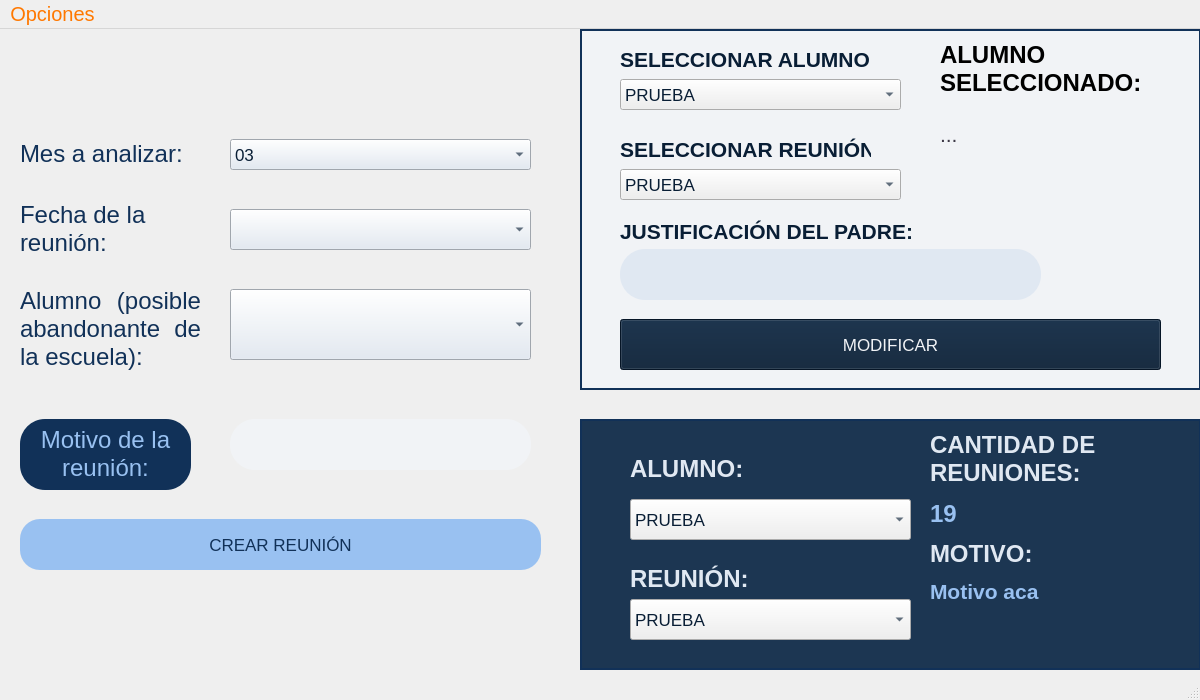
<?xml version="1.0" encoding="UTF-8"?>
<ui version="4.0">
 <class>reuniones</class>
 <widget class="QMainWindow" name="reuniones">
  <property name="geometry">
   <rect>
    <x>0</x>
    <y>0</y>
    <width>1200</width>
    <height>700</height>
   </rect>
  </property>
  <property name="windowTitle">
   <string>MainWindow</string>
  </property>
  <widget class="QWidget" name="centralwidget">
   <widget class="QLabel" name="label_alumno">
    <property name="geometry">
     <rect>
      <x>20</x>
      <y>250</y>
      <width>181</width>
      <height>101</height>
     </rect>
    </property>
    <property name="font">
     <font>
      <pointsize>18</pointsize>
      <fontweight>Medium</fontweight>
     </font>
    </property>
    <property name="text">
     <string>&lt;html&gt;&lt;head/&gt;&lt;body&gt;&lt;p align=&quot;justify&quot;&gt;&lt;span style=&quot; color:#113158;&quot;&gt;Alumno (posible abandonante de la escuela):&lt;/span&gt;&lt;/p&gt;&lt;/body&gt;&lt;/html&gt;</string>
    </property>
    <property name="wordWrap">
     <bool>true</bool>
    </property>
   </widget>
   <widget class="QComboBox" name="comboBox_alumno">
    <property name="geometry">
     <rect>
      <x>230</x>
      <y>260</y>
      <width>301</width>
      <height>71</height>
     </rect>
    </property>
    <property name="font">
     <font>
      <pointsize>13</pointsize>
     </font>
    </property>
    <property name="styleSheet">
     <string notr="true">
background-color: rgb(224, 232, 242);
selection-background-color: rgb(241, 243, 246);
alternate-background-color: rgb(241, 243, 246);
color: rgb(9, 30, 53);</string>
    </property>
   </widget>
   <widget class="QLabel" name="label_fecha">
    <property name="geometry">
     <rect>
      <x>20</x>
      <y>170</y>
      <width>131</width>
      <height>61</height>
     </rect>
    </property>
    <property name="font">
     <font>
      <pointsize>18</pointsize>
      <fontweight>Medium</fontweight>
     </font>
    </property>
    <property name="text">
     <string>&lt;html&gt;&lt;head/&gt;&lt;body&gt;&lt;p&gt;&lt;span style=&quot; color:#113158;&quot;&gt;Fecha de la reunión:&lt;/span&gt;&lt;/p&gt;&lt;/body&gt;&lt;/html&gt;</string>
    </property>
    <property name="wordWrap">
     <bool>true</bool>
    </property>
   </widget>
   <widget class="QLabel" name="label_motivo">
    <property name="geometry">
     <rect>
      <x>20</x>
      <y>390</y>
      <width>171</width>
      <height>71</height>
     </rect>
    </property>
    <property name="font">
     <font>
      <pointsize>18</pointsize>
      <fontweight>Medium</fontweight>
     </font>
    </property>
    <property name="styleSheet">
     <string notr="true">background-color: rgb(17, 49, 88);
border-radius: 25px;</string>
    </property>
    <property name="text">
     <string>&lt;html&gt;&lt;head/&gt;&lt;body&gt;&lt;p align=&quot;center&quot;&gt;&lt;span style=&quot; color:#99c1f1;&quot;&gt;Motivo de la reunión:&lt;/span&gt;&lt;/p&gt;&lt;/body&gt;&lt;/html&gt;</string>
    </property>
    <property name="wordWrap">
     <bool>true</bool>
    </property>
   </widget>
   <widget class="QLabel" name="label_mes">
    <property name="geometry">
     <rect>
      <x>20</x>
      <y>110</y>
      <width>171</width>
      <height>31</height>
     </rect>
    </property>
    <property name="font">
     <font>
      <pointsize>18</pointsize>
      <fontweight>Medium</fontweight>
     </font>
    </property>
    <property name="text">
     <string>&lt;html&gt;&lt;head/&gt;&lt;body&gt;&lt;p&gt;&lt;span style=&quot; color:#113158;&quot;&gt;Mes a analizar:&lt;/span&gt;&lt;/p&gt;&lt;/body&gt;&lt;/html&gt;</string>
    </property>
   </widget>
   <widget class="QLineEdit" name="lineEdit_motivo">
    <property name="geometry">
     <rect>
      <x>230</x>
      <y>390</y>
      <width>301</width>
      <height>51</height>
     </rect>
    </property>
    <property name="font">
     <font>
      <pointsize>13</pointsize>
     </font>
    </property>
    <property name="styleSheet">
     <string notr="true">padding-left: 20px;
color: rgb(17, 49, 88);
background-color: rgb(241, 243, 246);
border-radius: 25px;
</string>
    </property>
    <property name="text">
     <string/>
    </property>
    <property name="frame">
     <bool>true</bool>
    </property>
   </widget>
   <widget class="QComboBox" name="comboBox_mes">
    <property name="geometry">
     <rect>
      <x>230</x>
      <y>110</y>
      <width>301</width>
      <height>31</height>
     </rect>
    </property>
    <property name="font">
     <font>
      <pointsize>13</pointsize>
     </font>
    </property>
    <property name="styleSheet">
     <string notr="true">
background-color: rgb(224, 232, 242);
selection-background-color: rgb(241, 243, 246);
alternate-background-color: rgb(241, 243, 246);
color: rgb(9, 30, 53);</string>
    </property>
    <item>
     <property name="text">
      <string>03</string>
     </property>
    </item>
    <item>
     <property name="text">
      <string>04</string>
     </property>
    </item>
    <item>
     <property name="text">
      <string>05</string>
     </property>
    </item>
    <item>
     <property name="text">
      <string>06</string>
     </property>
    </item>
    <item>
     <property name="text">
      <string>07</string>
     </property>
    </item>
    <item>
     <property name="text">
      <string>08</string>
     </property>
    </item>
    <item>
     <property name="text">
      <string>09</string>
     </property>
    </item>
    <item>
     <property name="text">
      <string>10</string>
     </property>
    </item>
    <item>
     <property name="text">
      <string>11</string>
     </property>
    </item>
    <item>
     <property name="text">
      <string>12</string>
     </property>
    </item>
   </widget>
   <widget class="QComboBox" name="comboBox_fecha">
    <property name="geometry">
     <rect>
      <x>230</x>
      <y>180</y>
      <width>301</width>
      <height>41</height>
     </rect>
    </property>
    <property name="styleSheet">
     <string notr="true">
background-color: rgb(224, 232, 242);
selection-background-color: rgb(241, 243, 246);
alternate-background-color: rgb(241, 243, 246);
color: rgb(9, 30, 53);</string>
    </property>
   </widget>
   <widget class="QLabel" name="label">
    <property name="geometry">
     <rect>
      <x>580</x>
      <y>0</y>
      <width>621</width>
      <height>361</height>
     </rect>
    </property>
    <property name="styleSheet">
     <string notr="true">background-color: rgb(241, 243, 246);
color: rgb(17, 49, 88);</string>
    </property>
    <property name="frameShape">
     <enum>QFrame::Shape::Box</enum>
    </property>
    <property name="lineWidth">
     <number>2</number>
    </property>
    <property name="text">
     <string/>
    </property>
   </widget>
   <widget class="QLabel" name="label_2">
    <property name="geometry">
     <rect>
      <x>620</x>
      <y>100</y>
      <width>251</width>
      <height>41</height>
     </rect>
    </property>
    <property name="font">
     <font>
      <pointsize>18</pointsize>
      <bold>true</bold>
     </font>
    </property>
    <property name="text">
     <string>&lt;html&gt;&lt;head/&gt;&lt;body&gt;&lt;p&gt;&lt;span style=&quot; font-size:16pt; color:#091e35;&quot;&gt;SELECCIONAR REUNIÓN:&lt;/span&gt;&lt;/p&gt;&lt;/body&gt;&lt;/html&gt;</string>
    </property>
   </widget>
   <widget class="QComboBox" name="comboBox_justifPadre">
    <property name="geometry">
     <rect>
      <x>620</x>
      <y>140</y>
      <width>281</width>
      <height>31</height>
     </rect>
    </property>
    <property name="font">
     <font>
      <pointsize>13</pointsize>
      <fontweight>Medium</fontweight>
     </font>
    </property>
    <property name="styleSheet">
     <string notr="true">color: rgb(9, 30, 53);</string>
    </property>
    <item>
     <property name="text">
      <string>PRUEBA</string>
     </property>
    </item>
   </widget>
   <widget class="QLineEdit" name="lineEdit_justifPadre">
    <property name="geometry">
     <rect>
      <x>620</x>
      <y>220</y>
      <width>421</width>
      <height>51</height>
     </rect>
    </property>
    <property name="font">
     <font>
      <pointsize>13</pointsize>
     </font>
    </property>
    <property name="styleSheet">
     <string notr="true">padding-top: 10px;
padding-left: 10px;
color: rgb(17, 49, 88);
background-color: rgb(224, 232, 242);
border-radius: 25px;</string>
    </property>
    <property name="text">
     <string/>
    </property>
    <property name="alignment">
     <set>Qt::AlignmentFlag::AlignLeading|Qt::AlignmentFlag::AlignLeft|Qt::AlignmentFlag::AlignTop</set>
    </property>
   </widget>
   <widget class="QLabel" name="label_3">
    <property name="geometry">
     <rect>
      <x>620</x>
      <y>190</y>
      <width>321</width>
      <height>20</height>
     </rect>
    </property>
    <property name="font">
     <font>
      <pointsize>18</pointsize>
      <bold>true</bold>
     </font>
    </property>
    <property name="text">
     <string>&lt;html&gt;&lt;head/&gt;&lt;body&gt;&lt;p&gt;&lt;span style=&quot; font-size:16pt; color:#091e35;&quot;&gt;JUSTIFICACIÓN DEL PADRE:&lt;/span&gt;&lt;/p&gt;&lt;/body&gt;&lt;/html&gt;</string>
    </property>
   </widget>
   <widget class="QPushButton" name="btnConfirmarJustif">
    <property name="geometry">
     <rect>
      <x>620</x>
      <y>290</y>
      <width>541</width>
      <height>51</height>
     </rect>
    </property>
    <property name="font">
     <font>
      <pointsize>13</pointsize>
      <fontweight>DemiBold</fontweight>
     </font>
    </property>
    <property name="styleSheet">
     <string notr="true">background-color: rgb(9, 30, 53);
color: rgb(241, 243, 246);</string>
    </property>
    <property name="text">
     <string>MODIFICAR</string>
    </property>
   </widget>
   <widget class="QLabel" name="label_4">
    <property name="geometry">
     <rect>
      <x>580</x>
      <y>390</y>
      <width>621</width>
      <height>251</height>
     </rect>
    </property>
    <property name="styleSheet">
     <string notr="true">background-color: rgb(28, 54, 82);
color: rgb(17, 49, 88);</string>
    </property>
    <property name="frameShape">
     <enum>QFrame::Shape::Box</enum>
    </property>
    <property name="lineWidth">
     <number>2</number>
    </property>
    <property name="text">
     <string/>
    </property>
   </widget>
   <widget class="QLabel" name="label_5">
    <property name="geometry">
     <rect>
      <x>630</x>
      <y>420</y>
      <width>291</width>
      <height>41</height>
     </rect>
    </property>
    <property name="font">
     <font>
      <pointsize>18</pointsize>
      <bold>true</bold>
     </font>
    </property>
    <property name="text">
     <string>&lt;html&gt;&lt;head/&gt;&lt;body&gt;&lt;p&gt;&lt;span style=&quot; color:#e0e8f2;&quot;&gt;ALUMNO:&lt;/span&gt;&lt;/p&gt;&lt;/body&gt;&lt;/html&gt;</string>
    </property>
   </widget>
   <widget class="QComboBox" name="comboBox_cantReuniones">
    <property name="geometry">
     <rect>
      <x>630</x>
      <y>470</y>
      <width>281</width>
      <height>41</height>
     </rect>
    </property>
    <property name="font">
     <font>
      <pointsize>13</pointsize>
      <fontweight>Medium</fontweight>
     </font>
    </property>
    <property name="styleSheet">
     <string notr="true">color: rgb(9, 30, 53);</string>
    </property>
    <item>
     <property name="text">
      <string>PRUEBA</string>
     </property>
    </item>
   </widget>
   <widget class="QLabel" name="label_6">
    <property name="geometry">
     <rect>
      <x>930</x>
      <y>400</y>
      <width>251</width>
      <height>61</height>
     </rect>
    </property>
    <property name="font">
     <font>
      <pointsize>18</pointsize>
      <bold>true</bold>
     </font>
    </property>
    <property name="text">
     <string>&lt;html&gt;&lt;head/&gt;&lt;body&gt;&lt;p&gt;&lt;span style=&quot; color:#e0e8f2;&quot;&gt;CANTIDAD DE REUNIONES:&lt;/span&gt;&lt;/p&gt;&lt;/body&gt;&lt;/html&gt;</string>
    </property>
    <property name="wordWrap">
     <bool>true</bool>
    </property>
   </widget>
   <widget class="QLabel" name="label_cantReuniones">
    <property name="geometry">
     <rect>
      <x>930</x>
      <y>470</y>
      <width>281</width>
      <height>31</height>
     </rect>
    </property>
    <property name="font">
     <font>
      <pointsize>18</pointsize>
      <bold>true</bold>
     </font>
    </property>
    <property name="text">
     <string>&lt;html&gt;&lt;head/&gt;&lt;body&gt;&lt;p&gt;&lt;span style=&quot; color:#99c1f1;&quot;&gt;19&lt;/span&gt;&lt;/p&gt;&lt;/body&gt;&lt;/html&gt;</string>
    </property>
   </widget>
   <widget class="QPushButton" name="btnCrearReunion">
    <property name="geometry">
     <rect>
      <x>20</x>
      <y>490</y>
      <width>521</width>
      <height>51</height>
     </rect>
    </property>
    <property name="font">
     <font>
      <pointsize>13</pointsize>
      <fontweight>DemiBold</fontweight>
     </font>
    </property>
    <property name="styleSheet">
     <string notr="true">color: rgb(17, 49, 88);
border-radius: 20px;
background-color: rgb(153, 193, 241);</string>
    </property>
    <property name="text">
     <string>CREAR REUNIÓN</string>
    </property>
   </widget>
   <widget class="QLabel" name="label_8">
    <property name="geometry">
     <rect>
      <x>620</x>
      <y>10</y>
      <width>251</width>
      <height>41</height>
     </rect>
    </property>
    <property name="font">
     <font>
      <pointsize>18</pointsize>
      <bold>true</bold>
     </font>
    </property>
    <property name="text">
     <string>&lt;html&gt;&lt;head/&gt;&lt;body&gt;&lt;p&gt;&lt;span style=&quot; font-size:16pt; color:#091e35;&quot;&gt;SELECCIONAR ALUMNO:&lt;/span&gt;&lt;/p&gt;&lt;/body&gt;&lt;/html&gt;</string>
    </property>
   </widget>
   <widget class="QComboBox" name="comboBox_justif_Alumno">
    <property name="geometry">
     <rect>
      <x>620</x>
      <y>50</y>
      <width>281</width>
      <height>31</height>
     </rect>
    </property>
    <property name="font">
     <font>
      <pointsize>13</pointsize>
      <fontweight>Medium</fontweight>
     </font>
    </property>
    <property name="styleSheet">
     <string notr="true">color: rgb(9, 30, 53);</string>
    </property>
    <item>
     <property name="text">
      <string>PRUEBA</string>
     </property>
    </item>
   </widget>
   <widget class="QLabel" name="label_9">
    <property name="geometry">
     <rect>
      <x>940</x>
      <y>10</y>
      <width>251</width>
      <height>61</height>
     </rect>
    </property>
    <property name="font">
     <font>
      <pointsize>18</pointsize>
      <bold>true</bold>
     </font>
    </property>
    <property name="text">
     <string>&lt;html&gt;&lt;head/&gt;&lt;body&gt;&lt;p&gt;ALUMNO SELECCIONADO:&lt;/p&gt;&lt;/body&gt;&lt;/html&gt;</string>
    </property>
    <property name="wordWrap">
     <bool>true</bool>
    </property>
   </widget>
   <widget class="QLabel" name="label_7">
    <property name="geometry">
     <rect>
      <x>940</x>
      <y>90</y>
      <width>241</width>
      <height>31</height>
     </rect>
    </property>
    <property name="text">
     <string>&lt;html&gt;&lt;head/&gt;&lt;body&gt;&lt;p&gt;&lt;span style=&quot; font-size:16pt; color:#3d3846;&quot;&gt;...&lt;/span&gt;&lt;/p&gt;&lt;/body&gt;&lt;/html&gt;</string>
    </property>
   </widget>
   <widget class="QLabel" name="label_10">
    <property name="geometry">
     <rect>
      <x>930</x>
      <y>510</y>
      <width>311</width>
      <height>31</height>
     </rect>
    </property>
    <property name="font">
     <font>
      <pointsize>18</pointsize>
      <bold>true</bold>
     </font>
    </property>
    <property name="text">
     <string>&lt;html&gt;&lt;head/&gt;&lt;body&gt;&lt;p&gt;&lt;span style=&quot; color:#e0e8f2;&quot;&gt;MOTIVO:&lt;/span&gt;&lt;/p&gt;&lt;/body&gt;&lt;/html&gt;</string>
    </property>
   </widget>
   <widget class="QLabel" name="label_motivoReunion">
    <property name="geometry">
     <rect>
      <x>930</x>
      <y>550</y>
      <width>241</width>
      <height>71</height>
     </rect>
    </property>
    <property name="font">
     <font>
      <pointsize>18</pointsize>
      <bold>true</bold>
     </font>
    </property>
    <property name="text">
     <string>&lt;html&gt;&lt;head/&gt;&lt;body&gt;&lt;p&gt;&lt;span style=&quot; font-size:16pt; color:#99c1f1;&quot;&gt;Motivo aca&lt;/span&gt;&lt;/p&gt;&lt;/body&gt;&lt;/html&gt;</string>
    </property>
    <property name="alignment">
     <set>Qt::AlignmentFlag::AlignLeading|Qt::AlignmentFlag::AlignLeft|Qt::AlignmentFlag::AlignTop</set>
    </property>
    <property name="wordWrap">
     <bool>true</bool>
    </property>
   </widget>
   <widget class="QLabel" name="label_11">
    <property name="geometry">
     <rect>
      <x>630</x>
      <y>530</y>
      <width>281</width>
      <height>41</height>
     </rect>
    </property>
    <property name="font">
     <font>
      <pointsize>18</pointsize>
      <bold>true</bold>
     </font>
    </property>
    <property name="text">
     <string>&lt;html&gt;&lt;head/&gt;&lt;body&gt;&lt;p&gt;&lt;span style=&quot; color:#e0e8f2;&quot;&gt;REUNIÓN:&lt;/span&gt;&lt;/p&gt;&lt;/body&gt;&lt;/html&gt;</string>
    </property>
   </widget>
   <widget class="QComboBox" name="comboBox_cantReuniones2">
    <property name="geometry">
     <rect>
      <x>630</x>
      <y>570</y>
      <width>281</width>
      <height>41</height>
     </rect>
    </property>
    <property name="font">
     <font>
      <pointsize>13</pointsize>
      <fontweight>Medium</fontweight>
     </font>
    </property>
    <property name="styleSheet">
     <string notr="true">color: rgb(9, 30, 53);</string>
    </property>
    <item>
     <property name="text">
      <string>PRUEBA</string>
     </property>
    </item>
   </widget>
  </widget>
  <widget class="QMenuBar" name="menubar">
   <property name="geometry">
    <rect>
     <x>0</x>
     <y>0</y>
     <width>1200</width>
     <height>29</height>
    </rect>
   </property>
   <property name="font">
    <font>
     <pointsize>15</pointsize>
     <fontweight>Medium</fontweight>
    </font>
   </property>
   <property name="styleSheet">
    <string notr="true">color: rgb(255, 120, 0);
alternate-background-color: rgb(255, 190, 111);
selection-background-color: rgb(255, 190, 111);
</string>
   </property>
   <widget class="QMenu" name="menuOpciones">
    <property name="font">
     <font>
      <pointsize>13</pointsize>
      <bold>false</bold>
     </font>
    </property>
    <property name="styleSheet">
     <string notr="true">alternate-background-color: rgb(0, 0, 0);
selection-color: rgb(0, 0, 0);
color: rgb(0, 0, 0);</string>
    </property>
    <property name="title">
     <string>Opciones</string>
    </property>
    <addaction name="actionCambiar_cuenta"/>
    <addaction name="separator"/>
    <addaction name="actionVolver"/>
    <addaction name="separator"/>
    <addaction name="actionSalir"/>
   </widget>
   <addaction name="menuOpciones"/>
  </widget>
  <widget class="QStatusBar" name="statusbar"/>
  <action name="actionCambiar_cuenta">
   <property name="icon">
    <iconset theme="x-office-address-book"/>
   </property>
   <property name="text">
    <string>   Cambiar cuenta</string>
   </property>
  </action>
  <action name="actionVolver">
   <property name="icon">
    <iconset theme="QIcon::ThemeIcon::EditUndo"/>
   </property>
   <property name="text">
    <string>   Volver</string>
   </property>
  </action>
  <action name="actionSalir">
   <property name="icon">
    <iconset theme="QIcon::ThemeIcon::ApplicationExit"/>
   </property>
   <property name="text">
    <string>   Salir</string>
   </property>
  </action>
 </widget>
 <resources/>
 <connections/>
</ui>
